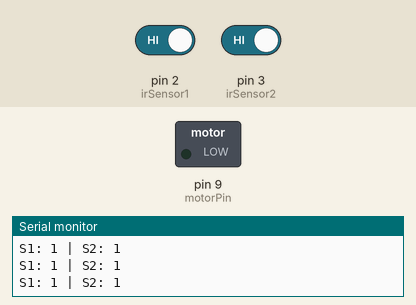
This sketch was run on a simulated Arduino Uno, built with avr-gcc and run on an emulated ATmega328P. On the bench: switched loads named in the sketch (green lamp = pin HIGH), the last lines printed to the serial monitor. Inputs (shaded band) come from the test bench; at power-on: pin 2 (irSensor1) HIGH, pin 3 (irSensor2) HIGH.

Above: at 1.2 s.
1.3 s: pin 2 (irSensor1) driven LOW
At 2.0 s:
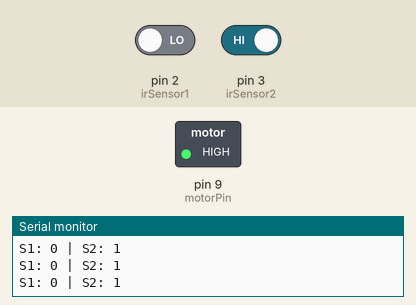
2.9 s: pin 2 (irSensor1) driven HIGH
At 3.3 s:
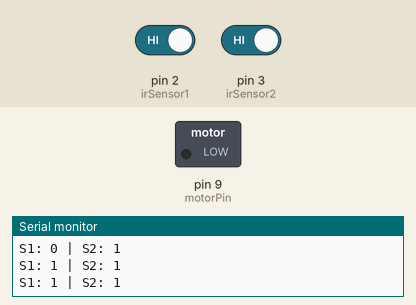
4.5 s: pin 3 (irSensor2) driven LOW
At 5.8 s:
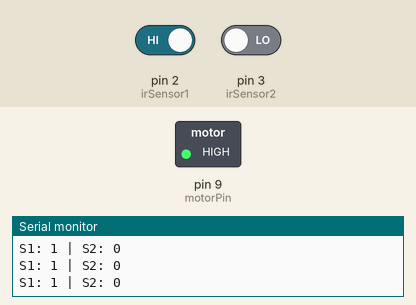
Timing chart, 0 to 7.5 s (numbered marks = the images above; inputs shaded):
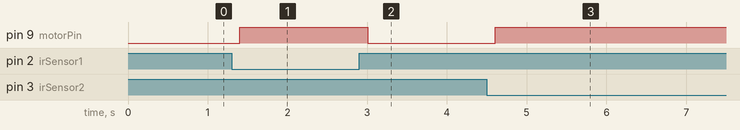

The sketch:

Motor_Test.ino
```cpp
int irSensor1 = 2;
int irSensor2 = 3;
int motorPin = 9;

void setup() {
  pinMode(irSensor1, INPUT);
  pinMode(irSensor2, INPUT);
  pinMode(motorPin, OUTPUT);
  Serial.begin(9600);
}

void loop() {
  int s1 = digitalRead(irSensor1);
  int s2 = digitalRead(irSensor2);

  Serial.print("S1: ");
  Serial.print(s1);
  Serial.print(" | S2: ");
  Serial.println(s2);

  if (s1 == LOW || s2 == LOW) {
    digitalWrite(motorPin, HIGH);  // Turn ON motor
  } else {
    digitalWrite(motorPin, LOW);   // Turn OFF motor
  }

  delay(200);
}
```

Measured:
- after the input at 1.3 s, pin 9 (motorPin): LOW → HIGH after 0.10 s
- after the input at 2.9 s, pin 9 (motorPin): HIGH → LOW after 0.10 s
- after the input at 4.5 s, pin 9 (motorPin): LOW → HIGH after 0.11 s
